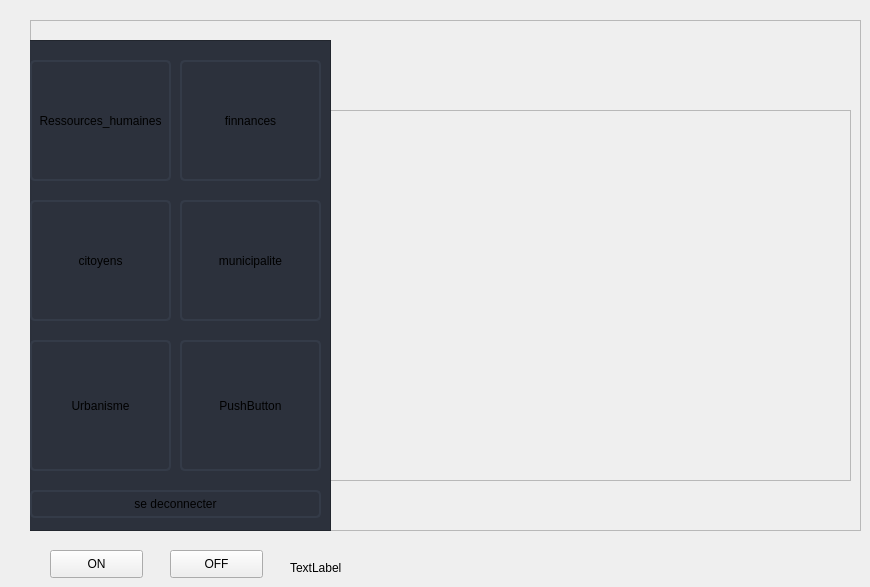
      <widget class="QWidget" name="page_10">
       <widget class="QFrame" name="frame_52">
        <property name="geometry">
         <rect>
          <x>30</x>
          <y>20</y>
          <width>831</width>
          <height>511</height>
         </rect>
        </property>
        <property name="styleSheet">
         <string notr="true">/*QFrame{
background-image: url(c:/Users/user/Documents/smartMunicipality/iconet/bg01.png);
}*/
QPushButton {
	border: 2px solid rgb(52, 59, 72);
	border-radius: 5px;	
	background-color: rgb(52, 59, 72);
}
QPushButton:hover {
	background-color: rgb(57, 65, 80);
	border: 2px solid rgb(61, 70, 86);
}
QPushButton:pressed {	
	background-color: rgb(35, 40, 49);
	border: 2px solid rgb(43, 50, 61);
}</string>
        </property>
        <property name="frameShape">
         <enum>QFrame::StyledPanel</enum>
        </property>
        <property name="frameShadow">
         <enum>QFrame::Raised</enum>
        </property>
        <widget class="QFrame" name="frame_53">
         <property name="geometry">
          <rect>
           <x>300</x>
           <y>90</y>
           <width>521</width>
           <height>371</height>
          </rect>
         </property>
         <property name="styleSheet">
          <string notr="true">QFrame{
background-image: url(c:/Users/user/Documents/smartMunicipality/iconet/bg001.png);
}</string>
         </property>
         <property name="frameShape">
          <enum>QFrame::StyledPanel</enum>
         </property>
         <property name="frameShadow">
          <enum>QFrame::Raised</enum>
         </property>
        </widget>
        <widget class="QFrame" name="frame_54">
         <property name="geometry">
          <rect>
           <x>-10</x>
           <y>20</y>
           <width>311</width>
           <height>491</height>
          </rect>
         </property>
         <property name="styleSheet">
          <string notr="true">background-color:rgb(44, 49, 60);</string>
         </property>
         <property name="frameShape">
          <enum>QFrame::StyledPanel</enum>
         </property>
         <property name="frameShadow">
          <enum>QFrame::Raised</enum>
         </property>
         <widget class="QPushButton" name="menu_rh">
          <property name="geometry">
           <rect>
            <x>10</x>
            <y>20</y>
            <width>141</width>
            <height>121</height>
           </rect>
          </property>
          <property name="styleSheet">
           <string notr="true">/*background-image:url(C:/Users/user/Desktop/giphy.gif);
background-repeat:no-repeat;*/</string>
          </property>
          <property name="text">
           <string>Ressources_humaines</string>
          </property>
         </widget>
         <widget class="QPushButton" name="menu_fn">
          <property name="geometry">
           <rect>
            <x>160</x>
            <y>20</y>
            <width>141</width>
            <height>121</height>
           </rect>
          </property>
          <property name="text">
           <string>finnances</string>
          </property>
         </widget>
         <widget class="QPushButton" name="pushButton_19">
          <property name="geometry">
           <rect>
            <x>10</x>
            <y>160</y>
            <width>141</width>
            <height>121</height>
           </rect>
          </property>
          <property name="text">
           <string>citoyens</string>
          </property>
         </widget>
         <widget class="QPushButton" name="test">
          <property name="geometry">
           <rect>
            <x>160</x>
            <y>160</y>
            <width>141</width>
            <height>121</height>
           </rect>
          </property>
          <property name="text">
           <string>municipalite</string>
          </property>
         </widget>
         <widget class="QPushButton" name="pushButton_18">
          <property name="geometry">
           <rect>
            <x>10</x>
            <y>300</y>
            <width>141</width>
            <height>131</height>
           </rect>
          </property>
          <property name="text">
           <string>Urbanisme</string>
          </property>
         </widget>
         <widget class="QPushButton" name="pushButton_20">
          <property name="geometry">
           <rect>
            <x>160</x>
            <y>300</y>
            <width>141</width>
            <height>131</height>
           </rect>
          </property>
          <property name="text">
           <string>PushButton</string>
          </property>
         </widget>
         <widget class="QPushButton" name="disconnect">
          <property name="geometry">
           <rect>
            <x>10</x>
            <y>450</y>
            <width>291</width>
            <height>28</height>
           </rect>
          </property>
          <property name="text">
           <string>se deconnecter</string>
          </property>
         </widget>
        </widget>
       </widget>
       <widget class="QLabel" name="labelArduino">
        <property name="geometry">
         <rect>
          <x>290</x>
          <y>560</y>
          <width>56</width>
          <height>16</height>
         </rect>
        </property>
        <property name="text">
         <string>TextLabel</string>
        </property>
       </widget>
       <widget class="QPushButton" name="ArduinoOFF_2">
        <property name="geometry">
         <rect>
          <x>170</x>
          <y>550</y>
          <width>93</width>
          <height>28</height>
         </rect>
        </property>
        <property name="text">
         <string>OFF</string>
        </property>
       </widget>
       <widget class="QPushButton" name="ArduinoON_2">
        <property name="geometry">
         <rect>
          <x>50</x>
          <y>550</y>
          <width>93</width>
          <height>28</height>
         </rect>
        </property>
        <property name="text">
         <string>ON</string>
        </property>
       </widget>
      </widget>
